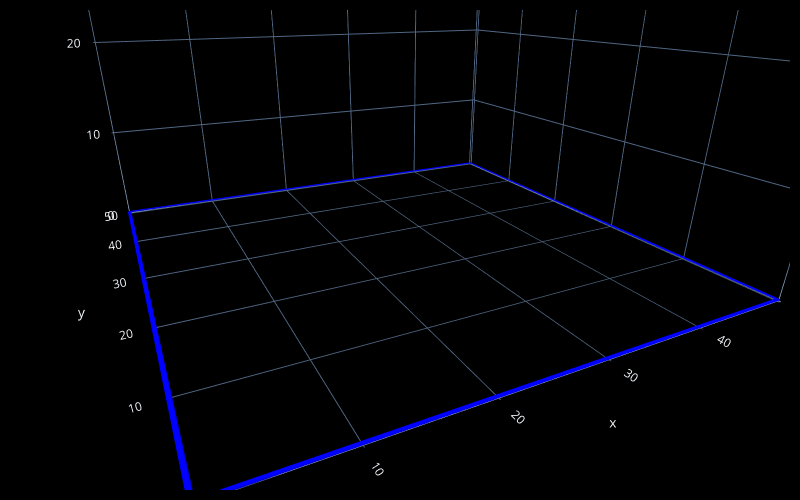

Notebook code for this chart:
### Code cell
# create an empty list called steps
steps=[]
# add points to the list
steps.append(fc.Point(x=0,y=0,z=0.2))
steps.append(fc.Point(x=0,y=50))
steps.append(fc.Point(x=50,y=50))
steps.append(fc.Point(x=50,y=0))
steps.append(fc.Point(x=0,y=0))
# turn the extruder on or off
steps.append(fc.Extruder(on=False))
# transform the design into a plot
fc.transform(steps, 'plot')

### Figure 1 — Plotly figure (JSON) as saved in the notebook; plotly's stock layout.template omitted (floating-point values rounded to 4 significant figures)
{"data": [{"i": [0, 1, 1, 2, 2, 3, 3, 0, 4, 5, 5, 6, 6, 7, 7, 4, 8, 9, 9, 10, 10, 11, 11, 8, 12, 13, 13, 14, 14, 15, 15, 12, 16, 17, 17, 18, 18, 19, 19, 16, 20, 21, 21, 22, 22, 23, 23, 20, 24, 25, 25, 26, 26, 27, 27, 24], "j": [4, 4, 5, 5, 6, 6, 7, 7, 8, 8, 9, 9, 10, 10, 11, 11, 12, 12, 13, 13, 14, 14, 15, 15, 16, 16, 17, 17, 18, 18, 19, 19, 20, 20, 21, 21, 22, 22, 23, 23, 24, 24, 25, 25, 26, 26, 27, 27, 28, 28, 29, 29, 30, 30, 31, 31], "k": [1, 5, 2, 6, 3, 7, 0, 4, 5, 9, 6, 10, 7, 11, 4, 8, 9, 13, 10, 14, 11, 15, 8, 12, 13, 17, 14, 18, 15, 19, 12, 16, 17, 21, 18, 22, 19, 23, 16, 20, 21, 25, 22, 26, 23, 27, 20, 24, 25, 29, 26, 30, 27, 31, 24, 28], "type": "mesh3d", "vertexcolor": ["rgb(0.00, 0.00, 255.00)", "rgb(0.00, 0.00, 255.00)", "rgb(0.00, 0.00, 255.00)", "rgb(0.00, 0.00, 255.00)", "rgb(0.00, 0.00, 255.00)", "rgb(0.00, 0.00, 255.00)", "rgb(0.00, 0.00, 255.00)", "rgb(0.00, 0.00, 255.00)", "rgb(0.00, 0.00, 255.00)", "rgb(0.00, 0.00, 255.00)", "rgb(0.00, 0.00, 255.00)", "rgb(0.00, 0.00, 255.00)", "rgb(0.00, 0.00, 255.00)", "rgb(0.00, 0.00, 255.00)", "rgb(0.00, 0.00, 255.00)", "rgb(0.00, 0.00, 255.00)", "rgb(0.00, 0.00, 255.00)", "rgb(0.00, 0.00, 255.00)", "rgb(0.00, 0.00, 255.00)", "rgb(0.00, 0.00, 255.00)", "rgb(0.00, 0.00, 255.00)", "rgb(0.00, 0.00, 255.00)", "rgb(0.00, 0.00, 255.00)", "rgb(0.00, 0.00, 255.00)", "rgb(0.00, 0.00, 255.00)", "rgb(0.00, 0.00, 255.00)", "rgb(0.00, 0.00, 255.00)", "rgb(0.00, 0.00, 255.00)", "rgb(0.00, 0.00, 255.00)", "rgb(0.00, 0.00, 255.00)", "rgb(0.00, 0.00, 255.00)", "rgb(0.00, 0.00, 255.00)"], "x": [0.2, 6.544e-08, -0.2, -1.015e-07, 0.2, 6.544e-08, -0.2, -1.015e-07, 0.0, 0.0, 0.0, 0.0, 50.0, 50.0, 50.0, 50.0, 49.8, 50.0, 50.2, 50.0, 49.8, 50.0, 50.2, 50.0, 50.0, 50.0, 50.0, 50.0, 0.0, 0.0, 0.0, 0.0], "y": [0.0, 0.0, 0.0, 0.0, 50.0, 50.0, 50.0, 50.0, 49.8, 50.0, 50.2, 50.0, 49.8, 50.0, 50.2, 50.0, 50.0, 50.0, 50.0, 50.0, 0.0, 0.0, 0.0, 0.0, 0.2, 6.544e-08, -0.2, -1.015e-07, 0.2, 6.544e-08, -0.2, -1.015e-07], "z": [0.2, 0.3, 0.2, 0.1, 0.2, 0.3, 0.2, 0.1, 0.2, 0.3, 0.2, 0.1, 0.2, 0.3, 0.2, 0.1, 0.2, 0.3, 0.2, 0.1, 0.2, 0.3, 0.2, 0.1, 0.2, 0.3, 0.2, 0.1, 0.2, 0.3, 0.2, 0.1]}, {"marker": {"color": "red", "size": 2}, "mode": "markers", "showlegend": false, "type": "scatter3d", "x": [], "y": [], "z": []}], "layout": {"height": 500, "margin": {"b": 10, "l": 10, "pad": 4, "r": 10, "t": 10}, "paper_bgcolor": "black", "scene": {"aspectmode": "cube", "camera": {"center": {"x": 0, "y": 0, "z": -0.5}, "eye": {"x": -0.5, "y": -1, "z": 0}}, "xaxis": {"backgroundcolor": "black", "nticks": 10, "range": [-0.201, 50.2]}, "yaxis": {"backgroundcolor": "black", "nticks": 10, "range": [-0.201, 50.2]}, "zaxis": {"backgroundcolor": "black", "nticks": 10, "range": [0, 50.4]}}, "width": 800}}
